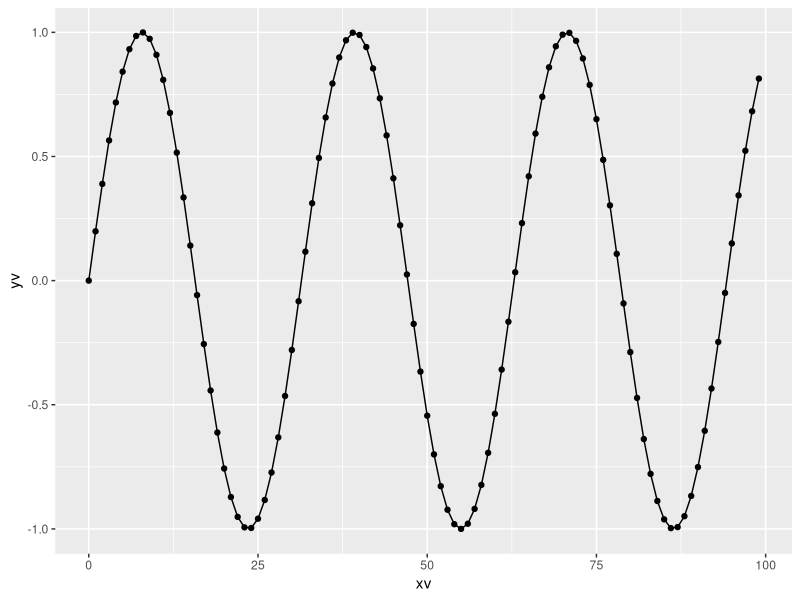
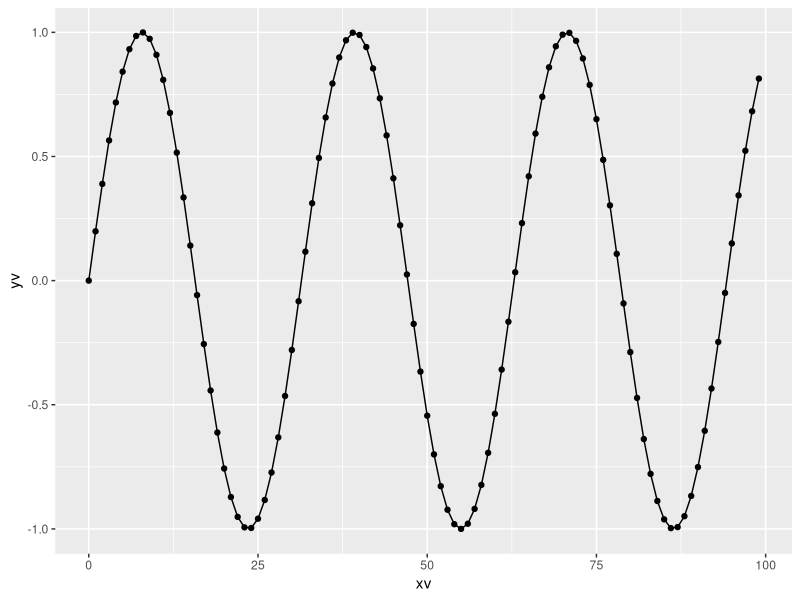

Write the R code that produced these figures, in order.
## ---- chunk 1
## First R code block, this is a R comment

library(ggplot2)

FigureWidth  <- 16
FigureHeight <- 8

xv <- 0:99
yv <- sin(xv / 5)

ggplot() + geom_line(aes(x = xv, y = yv)) + geom_point(aes(x = xv, y = yv))

## ---- chunk 2

ggplot() + geom_line(aes(x = xv, y = yv)) + geom_point(aes(x = xv, y = yv))

